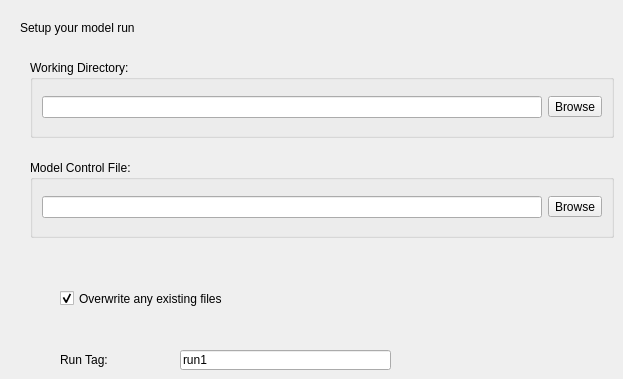
   <widget class="QWidget" name="tab_2">
    <attribute name="title">
     <string>Setup</string>
    </attribute>
    <widget class="QGroupBox" name="groupBox_2">
     <property name="geometry">
      <rect>
       <x>30</x>
       <y>60</y>
       <width>584</width>
       <height>78</height>
      </rect>
     </property>
     <property name="sizePolicy">
      <sizepolicy hsizetype="Preferred" vsizetype="Fixed">
       <horstretch>0</horstretch>
       <verstretch>0</verstretch>
      </sizepolicy>
     </property>
     <property name="title">
      <string>Working Directory:</string>
     </property>
     <layout class="QVBoxLayout" name="_3">
      <item>
       <layout class="QHBoxLayout" name="_6">
        <item>
         <widget class="QLineEdit" name="lineEdit_wd"/>
        </item>
        <item>
         <widget class="QToolButton" name="pushButton_wd">
          <property name="text">
           <string>Browse</string>
          </property>
         </widget>
        </item>
       </layout>
      </item>
     </layout>
    </widget>
    <widget class="QGroupBox" name="groupBox_5">
     <property name="geometry">
      <rect>
       <x>30</x>
       <y>160</y>
       <width>584</width>
       <height>78</height>
      </rect>
     </property>
     <property name="sizePolicy">
      <sizepolicy hsizetype="Preferred" vsizetype="Fixed">
       <horstretch>0</horstretch>
       <verstretch>0</verstretch>
      </sizepolicy>
     </property>
     <property name="title">
      <string>Model Control File:</string>
     </property>
     <layout class="QVBoxLayout" name="_15">
      <item>
       <layout class="QHBoxLayout" name="_16">
        <item>
         <widget class="QLineEdit" name="lineEdit_cf_fp"/>
        </item>
        <item>
         <widget class="QToolButton" name="pushButton_cf">
          <property name="text">
           <string>Browse</string>
          </property>
         </widget>
        </item>
       </layout>
      </item>
     </layout>
    </widget>
    <widget class="QLabel" name="label_5">
     <property name="geometry">
      <rect>
       <x>20</x>
       <y>20</y>
       <width>181</width>
       <height>16</height>
      </rect>
     </property>
     <property name="text">
      <string>Setup your model run</string>
     </property>
    </widget>
    <widget class="QCheckBox" name="checkBox_SSoverwrite">
     <property name="geometry">
      <rect>
       <x>60</x>
       <y>290</y>
       <width>211</width>
       <height>17</height>
      </rect>
     </property>
     <property name="text">
      <string>Overwrite any existing files</string>
     </property>
     <property name="checked">
      <bool>true</bool>
     </property>
    </widget>
    <widget class="QLineEdit" name="linEdit_Stag">
     <property name="geometry">
      <rect>
       <x>180</x>
       <y>350</y>
       <width>211</width>
       <height>20</height>
      </rect>
     </property>
     <property name="text">
      <string>run1</string>
     </property>
    </widget>
    <widget class="QLabel" name="label_6">
     <property name="geometry">
      <rect>
       <x>60</x>
       <y>350</y>
       <width>81</width>
       <height>20</height>
      </rect>
     </property>
     <property name="text">
      <string>Run Tag:</string>
     </property>
    </widget>
   </widget>
